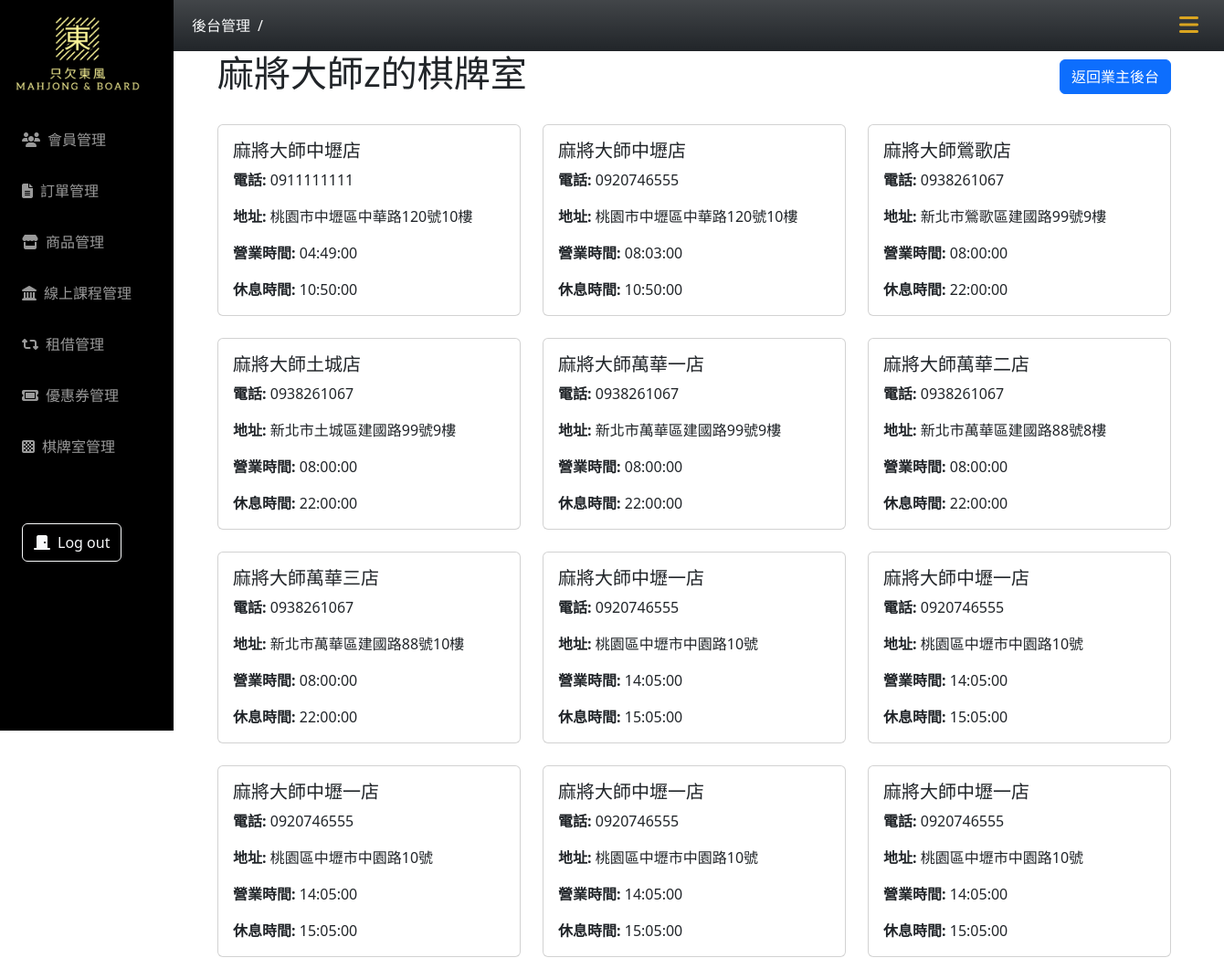
Screenshot of /mahjong_room/userRoomsOverview.php with the database file from the repository.
### tables this page shows
CREATE TABLE `owner` (
  `id` int(11) NOT NULL,
  `member_type` text NOT NULL DEFAULT '企業會員',
  `account` varchar(50) NOT NULL,
  `password` varchar(255) NOT NULL DEFAULT '12345',
  `company_name` varchar(100) NOT NULL,
  `company_phone` varchar(20) NOT NULL,
  `fax_phone` varchar(20) DEFAULT NULL,
  `company_email` varchar(100) NOT NULL,
  `company_address` varchar(255) NOT NULL,
  `responsible_person` varchar(50) NOT NULL,
  `tax_ID_number` text NOT NULL,
  `created_at` timestamp NOT NULL DEFAULT current_timestamp(),
  `valid` text NOT NULL DEFAULT '1'
);

CREATE TABLE `mahjong_room` (
  `room_id` int(11) NOT NULL,
  `name` varchar(10) NOT NULL,
  `tele` varchar(10) NOT NULL,
  `tax_number` varchar(8) NOT NULL,
  `address` varchar(100) NOT NULL,
  `open_time` time DEFAULT NULL,
  `close_time` time DEFAULT NULL,
  `create_at` datetime NOT NULL DEFAULT current_timestamp(),
  `update_at` datetime DEFAULT current_timestamp(),
  `owner_id` int(11) DEFAULT NULL,
  `is_deleted` tinyint(4) NOT NULL
);

### mahjong_room/userRoomsOverview.php (the view, shortened to what this page needs)
<?php
require_once("../db_connect_mahjong.php");
if (!isset($_GET["id"])) {
  $id = 1;
} else {
  $id = $_GET["id"];
}
$sql = "SELECT mahjong_room.*, owner.company_name FROM mahjong_room JOIN owner ON mahjong_room.owner_id = owner.id WHERE owner_id=$id";
$result = $conn->query($sql);
$rooms = $result ? $result->fetch_all(MYSQLI_ASSOC) : [];
$sqlOwner = "SELECT * FROM owner WHERE id=$id";
$resultOwner = $conn->query($sqlOwner);
$owner = $resultOwner->fetch_assoc();
?>
<!DOCTYPE html>
<html lang="zh-Hant">
<head>
  <?php include("../css-mahjong.php") ?>
</head>
<body>
  <?php include("../nav.php") ?>
  <div class="container main-content px-5">
    <div class="d-flex justify-content-between align-items-center mb-4">
      <h1 class="text-center"><?= $owner["company_name"] ?>的棋牌室</h1>
      <a href="./dash/sidebar-nav.php" class="btn btn-primary">返回業主後台</a>
    </div>
    <div class="row">
      <?php if (!empty($rooms)) : ?>
        <?php foreach ($rooms as $room) : ?>
          <div class="col-md-4 mb-4 d-flex">
            <a href="roomDetails.php?room_id=<?= htmlspecialchars($room['room_id']) ?>" class="card-link w-100">
              <div class="card w-100">
                <div class="card-body">
                  <h5 class="card-title"><?= htmlspecialchars($room["name"]) ?></h5>
                  <p class="card-text"><strong>電話:</strong> <?= htmlspecialchars($room["tele"]) ?></p>
                  <p class="card-text"><strong>地址:</strong> <?= htmlspecialchars($room["address"]) ?></p>
                  <p class="card-text"><strong>營業時間:</strong> <?= htmlspecialchars($room["open_time"]) ?></p>
                  <p class="card-text"><strong>休息時間:</strong> <?= htmlspecialchars($room["close_time"]) ?></p>
                </div>
              </div>
            </a>
          </div>
        <?php endforeach; ?>
      <?php else : ?>
        <div class="col-12">
          <p class="text-center">沒有找到任何房間</p>
        </div>
      <?php endif; ?>
    </div>
  </div>
</body>
</html>

### css-mahjong.php (style rules this page uses)
:root { --aside-width: 190px; --header-nav-height: 56px; }
.main-content { margin: 0 0 0 var(--aside-width); padding-top: var(--header-nav-height); }

### mahjong_room/userRoomsOverview.php (style rules this page uses)
.card { height: 100%; }
.card-body { display: flex; flex-direction: column; justify-content: space-between; }
.card-link { text-decoration: none; color: inherit; }

### rows the page displays
owner: company_name "麻將大師z"
mahjong_room: name "麻將大師中壢店", tele "0911111111", address "桃園市中壢區中華路120號10樓", open_time "04:49:00", close_time "10:50:00"
mahjong_room: name "麻將大師中壢店", tele "0920746555", address "桃園市中壢區中華路120號10樓", open_time "08:03:00", close_time "10:50:00"
mahjong_room: name "麻將大師鶯歌店", tele "0938261067", address "新北市鶯歌區建國路99號9樓", open_time "08:00:00", close_time "22:00:00"
mahjong_room: name "麻將大師土城店", tele "0938261067", address "新北市土城區建國路99號9樓", open_time "08:00:00", close_time "22:00:00"
mahjong_room: name "麻將大師萬華一店", tele "0938261067", address "新北市萬華區建國路99號9樓", open_time "08:00:00", close_time "22:00:00"
mahjong_room: name "麻將大師萬華二店", tele "0938261067", address "新北市萬華區建國路88號8樓", open_time "08:00:00", close_time "22:00:00"
mahjong_room: name "麻將大師萬華三店", tele "0938261067", address "新北市萬華區建國路88號10樓", open_time "08:00:00", close_time "22:00:00"
mahjong_room: name "麻將大師中壢一店", tele "0920746555", address "桃園區中壢市中園路10號", open_time "14:05:00", close_time "15:05:00"
mahjong_room: name "麻將大師中壢一店", tele "0920746555", address "桃園區中壢市中園路10號", open_time "14:05:00", close_time "15:05:00"
mahjong_room: name "麻將大師中壢一店", tele "0920746555", address "桃園區中壢市中園路10號", open_time "14:05:00", close_time "15:05:00"
mahjong_room: name "麻將大師中壢一店", tele "0920746555", address "桃園區中壢市中園路10號", open_time "14:05:00", close_time "15:05:00"
mahjong_room: name "麻將大師中壢一店", tele "0920746555", address "桃園區中壢市中園路10號", open_time "14:05:00", close_time "15:05:00"
